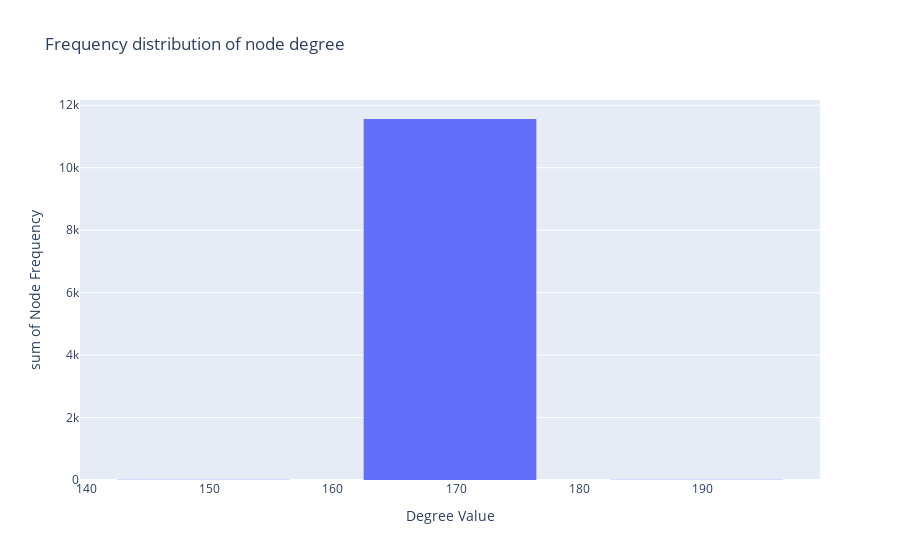

This figure's notebook cell:
### Code cell
#Degree distribution

#distribution per frequency
fig20 = px.histogram(DegFreqWS2, x="Degree Value", y="Node Frequency", title = 'Frequency distribution of node degree')
fig20.update_layout(bargap=0.3)
fig20.show()

### Figure 1 — Plotly figure (JSON) as saved in the notebook; plotly's stock layout.template omitted (floating-point values rounded to 4 significant figures; data arrays with more than 128 entries replaced by an {"elided": "..."} marker saying what was removed)
{"data": [{"alignmentgroup": "True", "bingroup": "x", "histfunc": "sum", "hovertemplate": "Degree Value=%{x}<br>sum of Node Frequency=%{y}<extra></extra>", "legendgroup": "", "marker": {"color": "#636efa", "pattern": {"shape": ""}}, "name": "", "offsetgroup": "", "orientation": "v", "showlegend": false, "x": {"elided": "183 int values"}, "xaxis": "x", "y": {"elided": "183 int values"}, "yaxis": "y", "type": "histogram"}], "layout": {"xaxis": {"anchor": "y", "domain": [0.0, 1.0], "title": {"text": "Degree Value"}}, "yaxis": {"anchor": "x", "domain": [0.0, 1.0], "title": {"text": "sum of Node Frequency"}}, "legend": {"tracegroupgap": 0}, "title": {"text": "Frequency distribution of node degree"}, "barmode": "relative", "bargap": 0.3}}
